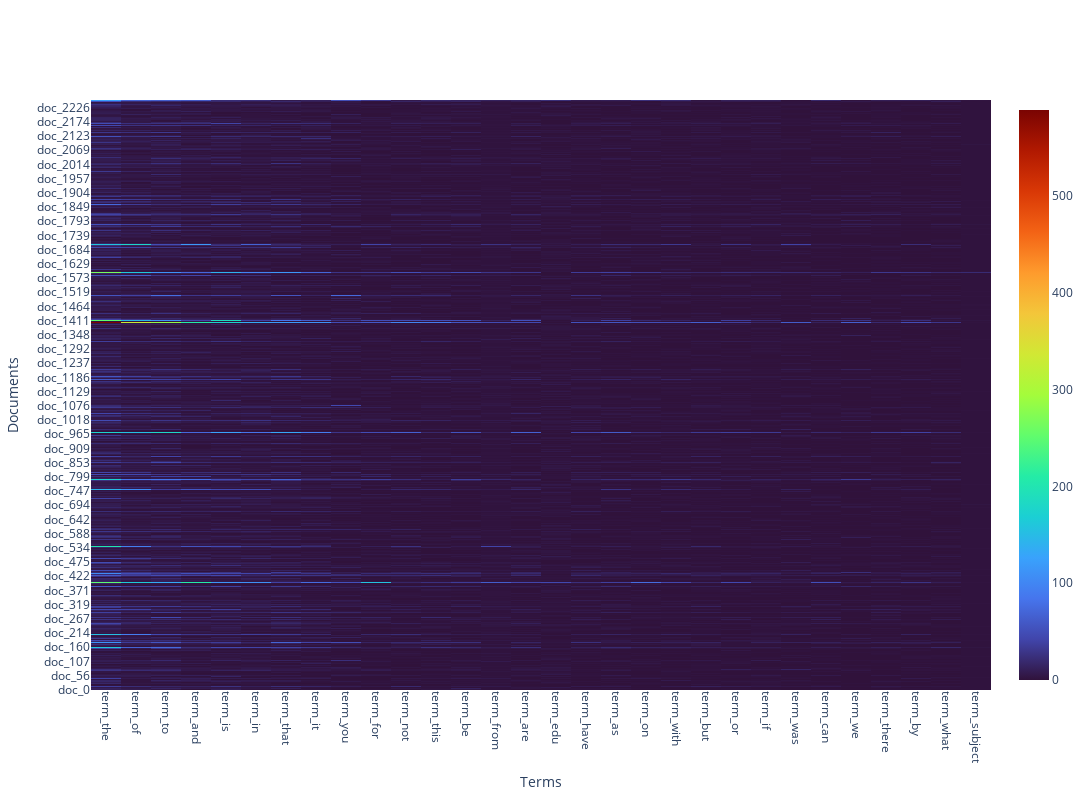

The notebook cell this image was saved under:
### Code cell
import plotly.graph_objs as go

word_freq = X_counts.toarray().sum(axis=0)

# Get the top 50 indices that would sort the sums in descending order
top_50_indices = np.argsort(word_freq)[::-1][:30]

# get the frequency of those indices
top_50_word_freq = word_freq[top_50_indices]

plot_x_top50 = ["term_"+str(i) for i in count_vect.get_feature_names_out()[top_50_indices]]

plot_z_50voc = X_counts[:, top_50_indices].toarray()


# thresholds for filtering rows 
row_threshold = 15

# screen the rows by thresholds we set
filtered_rows = [i for i, row in enumerate(plot_z_50voc) if sum(row) > row_threshold]

# keep the filtered rows 
filtered_data = plot_z_50voc[filtered_rows]
filtered_y = ["doc_" + str(i) for i in filtered_rows]

# plot  
trace = go.Heatmap(z=filtered_data,
                   x=plot_x_top50,
                   y=filtered_y,
                   colorscale='Turbo')

layout = go.Layout(xaxis=dict(title="Terms"),
                   yaxis=dict(title="Documents"),
                   width=1200,
                   height=800
                   )


fig = go.Figure(data=[trace], layout=layout)
fig.update_xaxes(tickangle=90)

fig.show()

### Figure 1 — Plotly figure (JSON) as saved in the notebook; plotly's stock layout.template omitted (floating-point values rounded to 4 significant figures; data arrays with more than 128 entries replaced by an {"elided": "..."} marker saying what was removed)
{"data": [{"colorscale": [[0, "#30123b"], [0.07143, "#4145ab"], [0.1429, "#4675ed"], [0.2143, "#39a2fc"], [0.2857, "#1bcfd4"], [0.3571, "#24eca6"], [0.4286, "#61fc6c"], [0.5, "#a4fc3b"], [0.5714, "#d1e834"], [0.6429, "#f3c63a"], [0.7143, "#fe9b2d"], [0.7857, "#f36315"], [0.8571, "#d93806"], [0.9286, "#b11901"], [1, "#7a0402"]], "type": "heatmap", "x": ["term_the", "term_of", "term_to", "term_and", "term_is", "term_in", "term_that", "term_it", "term_you", "term_for", "term_not", "term_this", "term_be", "term_from", "term_are", "term_edu", "term_have", "term_as", "term_on", "term_with", "term_but", "term_or", "term_if", "term_was", "term_can", "term_we", "term_there", "term_by", "term_what", "term_subject"], "y": {"elided": "2077 str values"}, "z": {"elided": "2077x30 int values"}}], "layout": {"height": 800, "width": 1200, "xaxis": {"tickangle": 90, "title": {"text": "Terms"}}, "yaxis": {"title": {"text": "Documents"}}}}
